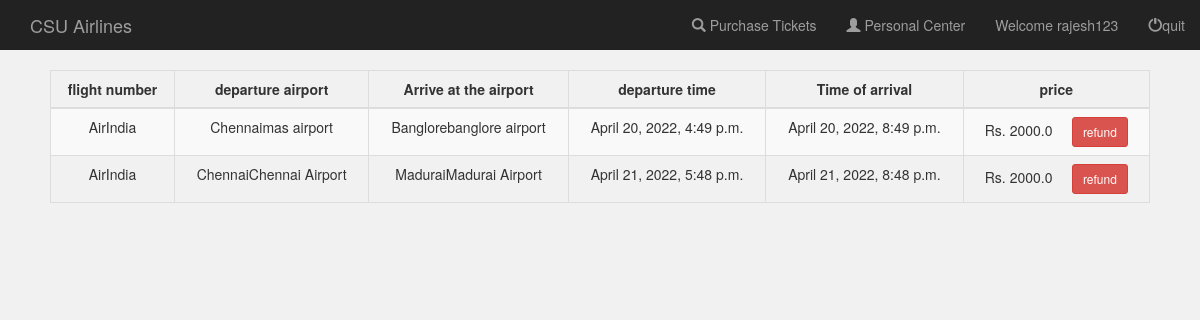
Screenshot of /booksystem/user_info/ (signed in) with the database file from the repository.
### booksystem/models.py (models this page shows, shortened)
class Flight(models.Model):
    user = models.ManyToManyField(User, default=1)  # With this field, the default background addition is invalid, you must customize the form to remove this field
    name = models.CharField(max_length=100)  # Flight China Southern Airlines CZ3969
    leave_city = models.CharField(max_length=100, null=True)  # leave the city
    arrive_city = models.CharField(max_length=100, null=True)  # arrival city
    leave_airport = models.CharField(max_length=100, null=True)  # departure airport
    arrive_airport = models.CharField(max_length=100, null=True)  # Arrival airport
    leave_time = models.DateTimeField(null=True)  # Date time field includes date field information and adds time
    arrive_time = models.DateTimeField(null=True)
    capacity = models.IntegerField(default=0, null=True)  # total number of seats
    price = models.FloatField(default=0, null=True)  # price
    book_sum = models.IntegerField(default=0, null=True)  # Total number of bookings
    income = models.FloatField(default=0, null=True)  # income

### booksystem/views.py (the view)
def user_info(request):
    if request.user.is_authenticated:
        if request.user.id == ADMIN_ID:
            context = admin_finance(request)  # Get the data to pass to the front end
            return render(request, 'booksystem/admin_finance.html', context)
        else:
            booked_flights = Flight.objects.filter(user=request.user)  # Filter out the flights booked by this user from the booksystem_flight_user table
            context = {
                'booked_flights': booked_flights,
                'username': request.user.username,  # Navigation bar information update
            }
            return render(request, 'booksystem/user_info.html', context)
    return render(request, 'booksystem/login.html')  # If the user is not logged in, render the login page

### booksystem/templates/booksystem/user_info.html (shortened to what this page needs)
{% extends 'booksystem/base.html' %}
{% block login_display %}
    <a href="#">Welcome {{ username }}</a>
{% endblock %}
{% block content %}
    <div class="main">
        <table class="table table-striped table-bordered">
            <thead>
            <tr>
                <th style="text-align: center">flight number</th>
                <th style="text-align: center">departure airport</th>
                <th style="text-align: center">Arrive at the airport</th>
                <th style="text-align: center">departure time</th>
                <th style="text-align: center"> Time of arrival</th>
                <th style="text-align: center">price</th>
            </tr>
            </thead>
            <tbody style="text-align: center">
            {% for flight in booked_flights %}
                <tr>
                    <td>{{ flight.name }}</td>
                    <td>{{ flight.leave_city }}{{ flight.leave_airport }}</td>
                    <td>{{ flight.arrive_city }}{{ flight.arrive_airport }}</td>
                    <td>{{ flight.leave_time }}</td>
                    <td>{{ flight.arrive_time }}</td>
                    <td>Rs. {{ flight.price }} &nbsp;&nbsp;&nbsp;
                        <button class="btn btn-sm btn-danger" onclick="refund({{ flight.id }})">refund</button>
                    </td>
                </tr>
            {% endfor %}
            </tbody>
        </table>
    </div>
{% endblock %}

### booksystem/templates/booksystem/base.html (shortened to what this page needs)
<!DOCTYPE html>
<html lang="en">
<head>
    <link rel="stylesheet" href="https://maxcdn.bootstrapcdn.com/bootstrap/3.3.6/css/bootstrap.min.css">
</head>
<body style="background-color: #f1f1f1">
<nav class="nav navbar-inverse">
    <div class="container-fluid">
        <div class="navbar-header">
            <a class="navbar-brand" href="{% url 'booksystem:index' %}">CSU Airlines</a>
        </div>
        <ul class="nav navbar-nav navbar-right">
            <li>
                <a href="{% url 'booksystem:result' %}">
                    <span class="glyphicon glyphicon-search" aria-hidden="true"></span> Purchase Tickets
                </a>
            </li>
            <li>
                <a href="{% url 'booksystem:user_info' %}">
                    <span class="glyphicon glyphicon-user" aria-hidden="true"></span> Personal Center
                </a>
            </li>
            <li>
                {% block login_display %}{% endblock %}
            </li>
            <li>
                <a href="{% url 'booksystem:logout_user' %}">
                    <span class="glyphicon glyphicon-off" aria-hidden="true"></span>quit
                </a>
            </li>
        </ul>
    </div>
</nav>
{% block content %}
{% endblock %}
</body>
</html>

### booksystem/templates/booksystem/user_info.html (style rules this page uses)
.main { margin-top: 20px; margin-left: 50px; margin-right: 50px; }

### rows the page displays
Flight: name "AirIndia", leave_city "Chennai", leave_airport "mas airport", arrive_city "Banglore", arrive_airport "banglore airport", leave_time "April 20, 2022, 4:49 p.m.", arrive_time "April 20, 2022, 8:49 p.m.", price "2000.0"
Flight: name "AirIndia", leave_city "Chennai", leave_airport "Chennai Airport", arrive_city "Madurai", arrive_airport "Madurai Airport", leave_time "April 21, 2022, 5:48 p.m.", arrive_time "April 21, 2022, 8:48 p.m.", price "2000.0"

### other values shown
{{ username }} "rajesh123"
